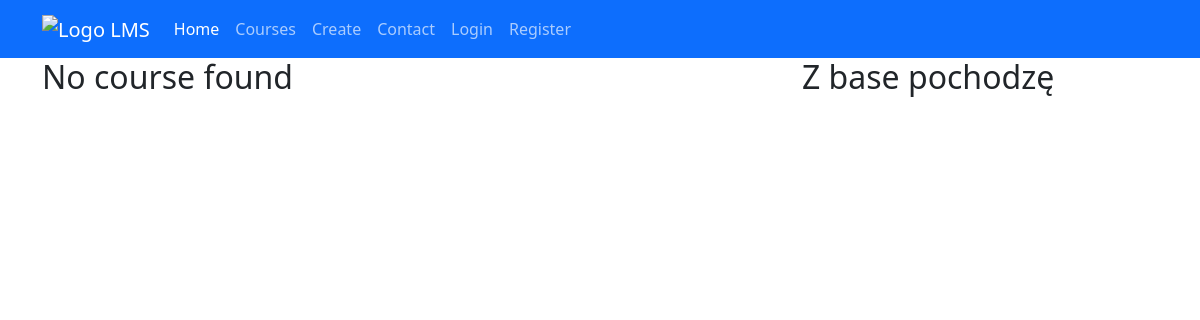
Before: /courses/ with the older database file.
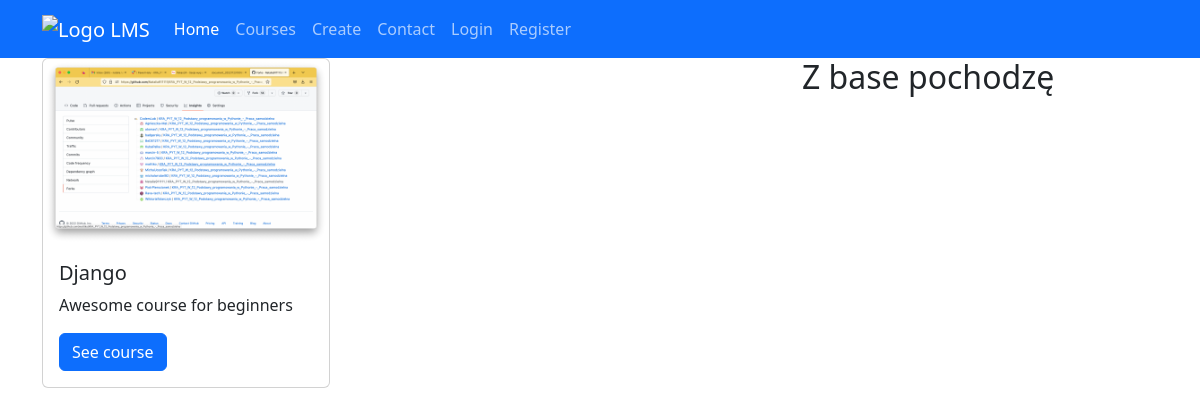
After: the same page with the newer database file.
### courses/models.py (models this page shows, shortened)
class Course(models.Model):
    title = models.CharField(max_length=200)
    owner = models.ForeignKey(get_user_model(), on_delete=models.CASCADE,related_name='courses_creator')
    subject = models.ForeignKey('Subject', on_delete=models.CASCADE, related_name='courses')
    slug = models.SlugField(max_length=200, unique=True, blank=True)
    overview = models.TextField()
    created_at = models.DateTimeField(auto_now_add=True)
    students = models.ManyToManyField(get_user_model(), related_name='courses_students')
    course_image = models.ImageField(upload_to='courses')
    class Meta:
        ordering = ('-created_at',)

### courses/views.py (the view)
# urls.py: path('', views.CourseListView.as_view(), name='course-list'),
class CourseListView(ListView):
    model = models.Course
    template_name = 'courses/course_list.html'
    context_object_name = 'courses'

### courses/templates/courses/course_list.html
{%  extends 'base.html' %}
{% block content %}
    <div class="row">
        <div class="col">
            <div class="card-group">
                {%  for course in courses %}
                    <div class="card mb-3 me-3" style = "max-width: 18rem;">
                        <img src="{{ course.course_image.url }}" alt="{{ course.title }}">
                        <div class="card-body">
                            <h5 class="card-title">{{ course.title }}</h5>
                            <p class="card-text">{{ course.overview }}</p>
                            <a href="{% url 'courses:course-detail' pk=course.id %}" class="btn btn-primary">See course</a></div>
                    </div>
                {% empty %}
                    <h2>No course found</h2>
                {% endfor %}
            </div>
        </div>
    </div>
{% endblock %}

### templates/base.html (shortened to what this page needs)
{% load static %}
<!doctype html>
<html lang="en">
<head>
    {% block styles %}
        <link rel="stylesheet" href="{% static 'styles/bootstrap.min.css' %}">
        <link rel="stylesheet" href="{% static 'styles/main.css' %}">
    {% endblock %}
</head>
<body>
{% include 'partials/nav.html' %}
<div class="container">
    <div class="row">
        <div class="col-8">
            {% block content %}{% endblock %}
        </div>
        <div class="col-4">
            {% block aside %}
                <h2>Z base pochodzę</h2>
            {% endblock %}
        </div>
    </div>
</div>
</body>
</html>

### templates/partials/nav.html (shortened to what this page needs)
{% load static %}
<nav class="navbar navbar-expand-lg bg-primary" data-bs-theme="dark">
  <div class="container">
    <a class="navbar-brand" href="{% url 'home:home' %}">
        <img class="logo" src="{% static 'images/logo.svg' %}" alt="Logo LMS">
    </a>
    <div class="collapse navbar-collapse" id="navbarSupportedContent">
      <ul class="navbar-nav me-auto mb-2 mb-lg-0">
        <li class="nav-item">
          <a class="nav-link active" aria-current="page" href="{% url 'home:home' %}">Home</a>
        </li>
        <li class="nav-item">
          <a class="nav-link" href="{% url 'courses:course-list' %}">Courses</a>
        </li>
        <li class="nav-item">
          <a class="nav-link" href="{% url 'courses:course-create' %}">Create</a>
        </li>
        <li class="nav-item">
          <a class="nav-link" href="{% url 'home:contact' %}">Contact</a>
        </li>
        {% if user.is_authenticated %}
            <li class="nav-item">
                <a class="nav-link" href="">{{user.fullname}}</a>
            </li>
            <li class="nav-item">
                <a class="nav-link" href="{% url 'users:logout' %}">Logout</a>
            </li>
        {% else %}
            <li class="nav-item">
                <a class="nav-link" href="{% url 'login' %}">Login</a>
            </li>
            <li class="nav-item">
                <a class="nav-link" href="{% url 'users:registration' %}">Register</a>
            </li>
        {% endif %}
      </ul>
    </div>
  </div>
</nav>

### static/styles/main.css (style rules this page uses)
.logo { width: 50px; height: 50px; }

Changed rows visible on the page:
added Course: course_image (picture), title "Django", overview "Awesome course for beginners"
Other visible differences:
text no longer shown: "No course found"
